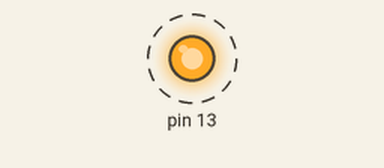
The sketch below on a simulated Arduino Uno, built with avr-gcc and run on an emulated ATmega328P. Parts: output pins drawn as LEDs (lit = HIGH). Dashed ring = blinking.

Above: at 0.2 s.
Timing chart, 0 to 3.0 s (numbered marks = the images above):
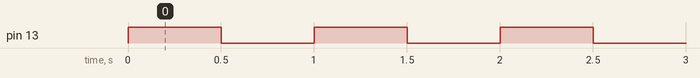

Measured:
- by itself, pin 13: alternates HIGH for 0.50 s and LOW for 0.50 s, 6 changes in all, then stays LOW

The sketch:

led_for_loop.ino
```cpp
int i=0;
void setup() {
  // put your setup code here, to run once:
  //for(int i=0;i<3;i++)
  pinMode(13,OUTPUT);


}

void loop() {
  // put your main code here, to run repeatedly:
  for (i;i<3;i++)
  {
    digitalWrite(13,HIGH);
    delay(500);
    digitalWrite(13,LOW);
    delay(500);
  }


}
```
